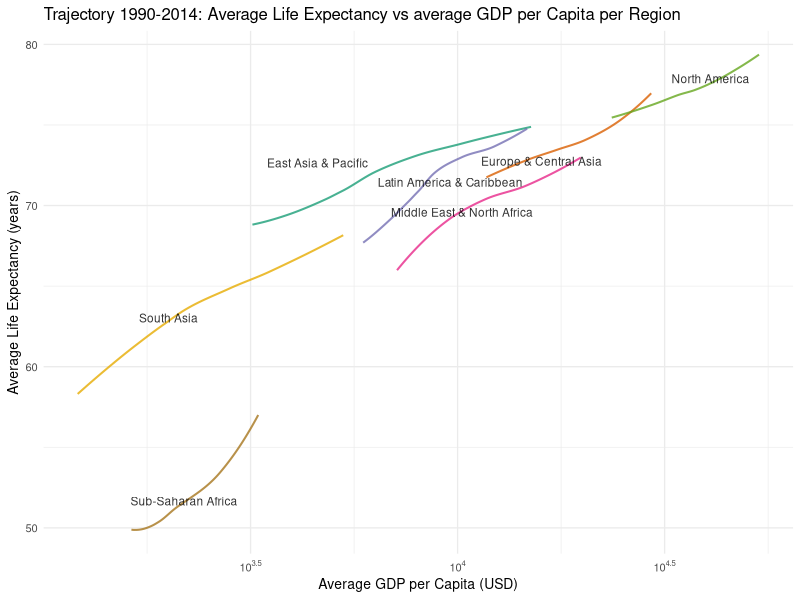
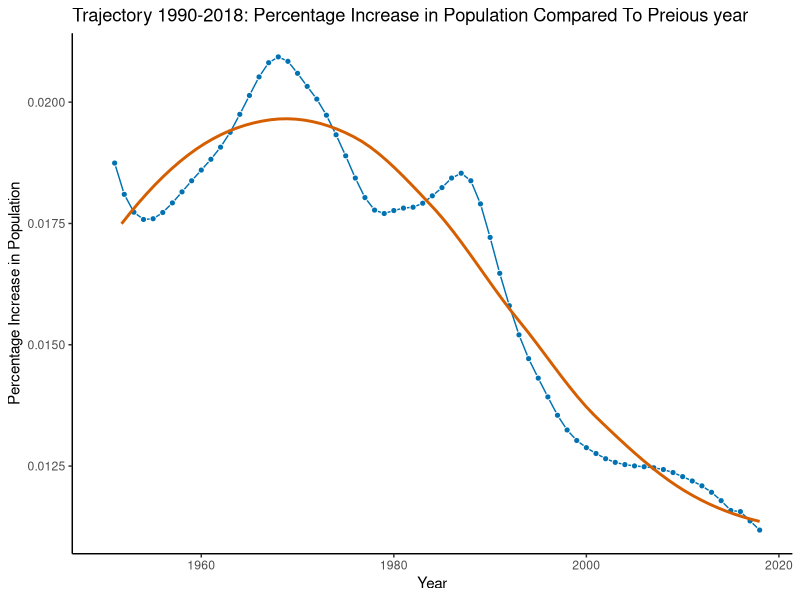
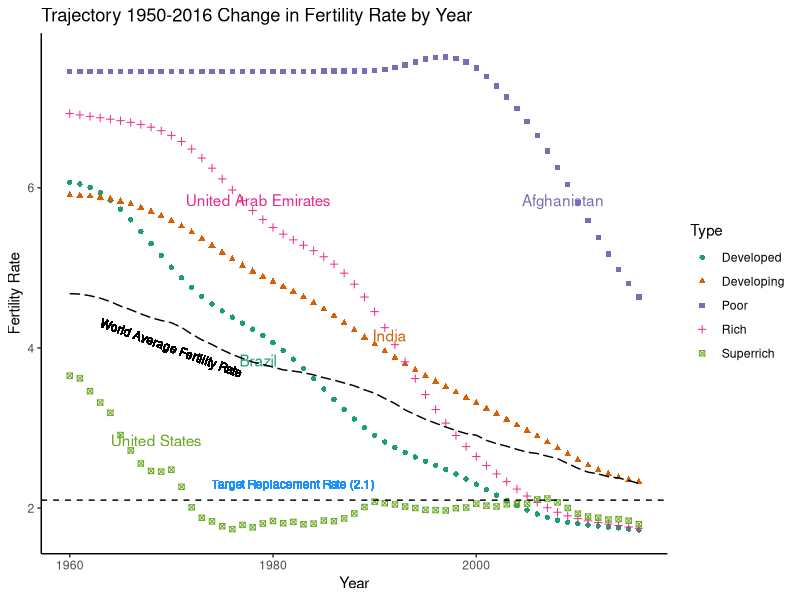
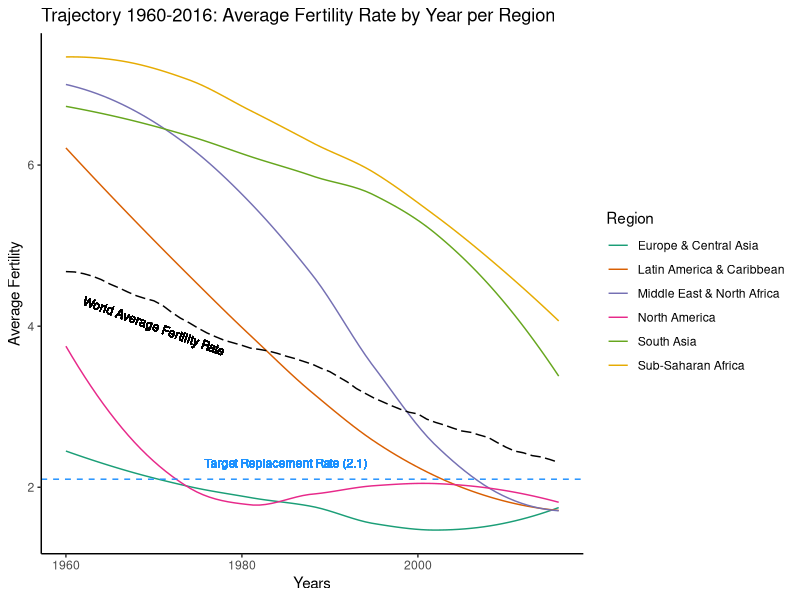

Source code (R) for these figures, in order:
## ---- chunk 1
knitr::opts_chunk$set(echo = TRUE,warning=FALSE)
## ---- chunk 2
suppressMessages(require(dplyr))
suppressMessages(require(tidyr))
suppressMessages(require(ggplot2))
suppressMessages(require(scales))
suppressMessages(require(ggrepel))
## ---- chunk 3

nations_data <- read.csv("dataset/nations.csv", stringsAsFactors = FALSE)

regions<-nations_data %>% 
  select(region,year, population, gdp_percap, life_expect) %>% 
  group_by(year, region) %>% 
  summarize(totalPop = sum(population,na.rm = TRUE), ave_gdp_percap = weighted.mean(gdp_percap, population, na.rm = TRUE), ave_life_expect = weighted.mean(life_expect, population,na.rm = TRUE ))


regions_2002 <- regions[regions$year==2002,]


p.regions.ave <-ggplot(regions, aes(x=ave_gdp_percap, y=ave_life_expect, color=region)) +  
  ggtitle("Trajectory 1990-2014: Average Life Expectancy vs average GDP per Capita per Region") + 
  xlab("Average GDP per Capita (USD)") + 
  ylab("Average Life Expectancy (years)") +
  # note how scale breaks are inserted
  scale_x_log10(labels = trans_format("log10", math_format(10^.x)), breaks =           scales::trans_breaks("log10", function(x) 10^x)) +
  scale_color_brewer(palette='Dark2', guide=FALSE) + 
  #scale_size_area(max_size = 8, labels  = comma, name="Population per Region") +
  

  geom_line(size = 0.7  , stat="smooth",method = "loess",se=FALSE, show.legend =FALSE, na.rm = TRUE,  alpha = 0.8) +

  
  geom_text_repel(data=regions_2002,aes(label=region), size= 3, 

                  colour="black", alpha=0.8, na.rm = TRUE, show.legend = FALSE)  +
  
  theme_minimal(base_size=10) 

plot(p.regions.ave)



## ---- chunk 4

data_pop <- read.csv("dataset/UNdata_Export_World_Pop.csv", stringsAsFactors = FALSE)


colnames(data_pop) <- c('Area','Year','Variant','Value')


filter <- (data_pop$Year>1949) & (data_pop$Year < 2019)

data_pop_filter <- data_pop[filter,]



filter <- (data_pop$Variant == "No change")

data_pop_filter <- data_pop_filter[filter,]

data_pop_filter <- data_pop_filter[complete.cases(data_pop_filter),]



data_pop_filter$Value <- as.double(data_pop_filter$Value)



data_pop_filter <- data_pop_filter[order(data_pop_filter$Year),]



data_pop_filter$Growth <- with(data_pop_filter, ave(Value, 
                          FUN=function(x) c(NA, diff(x)/x[-length(x)]) ))



ggplot(data=data_pop_filter,aes(y=Growth,x=Year), na.rm = TRUE)+
  geom_line(color = "#0072B2") +
  geom_point(color = "white", fill = "#0072B2", shape = 21, size = 1.75) +

  geom_smooth(fullrange=TRUE, se=FALSE, color = "#D55E00") +

  theme_classic() +
  ggtitle("Trajectory 1990-2018: Percentage Increase in Population Compared To Preious year") + 
  xlab("Year") + 
  ylab("Percentage Increase in Population")

## ---- chunk 5
### Code Start Rajarshi Hazra ###
get_countries_byGdpPc <- function() {
  gdp <- read.csv(file="dataset/UNdata_GDP_PerCapita_CurrentPrice.csv", header=TRUE, sep=",")
  
  # Take the GDP data for 2017 only
  gdp_2017 <- gdp[gdp$Year == 2017,]
  countries <- nrow(gdp_2017)
  
  # Counties are categorized based on GDP per capita.
  # Poor       :        GDP PC <=  1k$
  # Developing :  1k$ < GDP PC <=  5k$
  # Developed  :  5k$ < GDP PC <= 25k$
  # Rich       : 25k$ < GDP PC <= 50k$
  # Super Rich : 50k$ < GDP PC
  
  gdp_2017_poor <- gdp_2017[gdp_2017$Value <= 1000,]
  poor <-  as.character(gdp_2017_poor$Country.or.Area)
  
  gdp_2017_developing <- gdp_2017[((gdp_2017$Value > 1000) & (gdp_2017$Value <= 5000)),]
  developing <- as.character(gdp_2017_developing$Country.or.Area)

  gdp_2017_developed <- gdp_2017[((gdp_2017$Value > 5000) & (gdp_2017$Value <= 25000)),]
  developed <- as.character(gdp_2017_developed$Country.or.Area)

  gdp_2017_rich <- gdp_2017[((gdp_2017$Value > 25000) & (gdp_2017$Value <= 50000)),]
  rich <- as.character(gdp_2017_rich$Country.or.Area)

  gdp_2017_superrich <- gdp_2017[(gdp_2017$Value > 50000),]
  superrich <- as.character(gdp_2017_superrich$Country.or.Area)
  
  sprintf("Total Counties : %s", countries)
  sprintf("Poor           : %s", length(poor))
  sprintf("Developing     : %s", length(developing))
  sprintf("Developed      : %s", length(developed))
  sprintf("Rich           : %s", length(rich))
  sprintf("Superrich      : %s", length(superrich))
  
  list(Poor=poor,Developing=developing,Developed=developed,Rich=rich,Superrich=superrich)
}

get_GdpPc_byCountryName <- function(n) {
  gdp <- read.csv(file="dataset/UNdata_GDP_PerCapita_CurrentPrice.csv", header=TRUE, sep=",")
  gdp_2017 <- gdp[gdp$Year == 2017,]
  value <- vector(mode="numeric", length=0)
  for (i in 1:length(n)) {
    value <- c(value, as.numeric(gdp_2017[gdp_2017$Country.or.Area == n[i],]$Value))
  }
  value
}

categories <- get_countries_byGdpPc()

names_all <- c("Madagascar","Afghanistan",
           "India","Ukraine",
           "Brazil","Latvia",
           "France","United Arab Emirates",
           "United States","Switzerland")

names <- c("Afghanistan",
           "India",
           "Brazil",
           "United Arab Emirates",
           "United States") 
gdps <- get_GdpPc_byCountryName(names)
types <- c("Poor",
           "Developing", 
           "Developed",
           "Rich",
           "Superrich")

# Let us build a data frame with all details which will be investigated for Fertility.
countries <- data.frame(Name=names,GdpPerCapita=gdps,Type=types)

world_fertility_orig <- read.csv(file="dataset/WorldBank_Fertility - 1960-2016.csv", header=TRUE, sep=",",stringsAsFactors=F)

fertility <- world_fertility_orig

fertility <-  as.data.frame(fertility)


year <- as.character(seq(1960,2018,1))
heading <- c("SeriesName","SeriesCode","CountryName","CountryCode", year)
length(heading)
length(colnames(fertility))
colnames(fertility) <- heading
years <- as.character(seq(1960,2016,1))
fertility <- fertility %>% select(CountryName,years)

long_fertility <- fertility %>% filter(CountryName %in% names) 
long_fertility <- long_fertility %>% gather(Year, FertilityRate, "1960":"2016")


long_fertility <- data.frame(long_fertility[1], lapply(long_fertility[2:3], 
                                function(x) as.numeric(x)))

long_fertility <-  merge(long_fertility, countries, by.x=c("CountryName"),
      by.y=c("Name"))

countries_name <- countries

colnames(countries_name) <- c("CountryName", "GdpPerCapita","Type")

long_fertility_2000 <- long_fertility[long_fertility$Year == 2000,]

world_fertility <- fertility

get_countries_byRegion <- function() {
  nations <- read.csv(file="dataset/nations.csv", header=TRUE, sep=",", stringsAsFactors=F)
  countries <- as.character(nations$country)
  regions <- as.character(nations$region)
  
  unique_countries <- unique(countries)
  index <- vector(mode = "numeric", length=0)
  for (i in 1:length(unique_countries)) {
    for (j in 1:length(countries))
      if (countries[j] == unique_countries[i]) {
        index <- c(index, j)
        break
      }
  }
  country_region <- vector(mode = "character", length=0)
  for (i in 1:length(index)) {
    country_region <- c(country_region, regions[index[i]])
  }
  country_by_region <- list(Country=unique_countries,Region=country_region)
  country_by_region
}

### Code End Rajarshi Hazra ###

### Code Start Shubhajit Basak ###
cByr <- as.data.frame(get_countries_byRegion())

world_fertility_regional <- merge(world_fertility, cByr, by.x=c("CountryName"), by.y=c("Country"))

world_fertility_regional <- world_fertility_regional %>% 
  select(CountryName,Region,everything())




long_world_fertility_regional <- world_fertility_regional %>% filter(CountryName %in% names_all) 

long_world_fertility_regional <- long_world_fertility_regional %>% gather(Year, FertilityRate, "1960":"2016")
# str(long_world_fertility_regional)

long_world_fertility_regional$FertilityRate <- as.numeric(long_world_fertility_regional$FertilityRate)
long_world_fertility_regional$Year <- as.numeric(long_world_fertility_regional$Year)
  
fertility_regional <- long_world_fertility_regional %>% 
  group_by(Year, Region) %>% 
  summarize(Ave_Fertility_Region = weighted.mean(FertilityRate, na.rm = TRUE))

# head(fertility_regional)

fertility_world <- long_world_fertility_regional %>%
  select(Year,FertilityRate) %>%
  group_by(Year) %>% 
  summarize(Ave_Fertility = weighted.mean(FertilityRate, na.rm = TRUE))
### Code End Shubhajit Basak ###
## ---- chunk 6

ggplot(data=long_fertility,aes(y=FertilityRate,x=Year #,
                                    # shape = Type,
                                    # color = Type
                                    
                                    )) +
  
  geom_point(aes(shape= Type, color = Type)) +
  
  geom_text(label="Target Replacement Rate (2.1)", x =1982,y=2.3,color= "dodgerblue", size=3)+

  geom_text_repel( data = long_fertility_2000, aes(label = CountryName, color = Type),
                   show.legend = FALSE,
                   x=c(2010,1980,1990,1980,1970),
                   y = c(6, 4, 4, 6,3 )
             
             ) +
  
  scale_color_brewer(palette = "Dark2") +
  geom_hline(yintercept=2.1, linetype="dashed", color = "black") +
  
  theme_classic() +
  ggtitle("Trajectory 1950-2016 Change in Fertility Rate by Year") + 
  xlab("Year") + 
  ylab("Fertility Rate") +
  
  geom_line(data=fertility_world, aes(x=Year, y=Ave_Fertility),linetype="longdash") +
  geom_text(label="World Average Fertility Rate", x=1970, y=4, color="black", size=3, angle=-20)

## ---- chunk 7
fertility_regional

ggplot(fertility_regional, aes(x=Year, y=Ave_Fertility_Region)) + 
  ggtitle("Trajectory 1960-2016: Average Fertility Rate by Year per Region") + 
  xlab("Years") + 
  ylab("Average Fertility") +
  scale_color_brewer(palette="Dark2") +
  theme_classic() +
  geom_line(size=0.5, stat="smooth", method="loess", se=FALSE, show.legend=TRUE, na.rm=TRUE, aes(color=Region)) +
  geom_hline(yintercept=2.1,linetype="dashed",color="dodgerblue") +
  geom_text(label="Target Replacement Rate (2.1)", x=1985, y=2.3, color="dodgerblue", size=3) +
  geom_line(data=fertility_world, aes(x=Year, y=Ave_Fertility),linetype="longdash") +
  geom_text(label="World Average Fertility Rate", x=1970, y=4, color="black", size=3, angle=-20)
